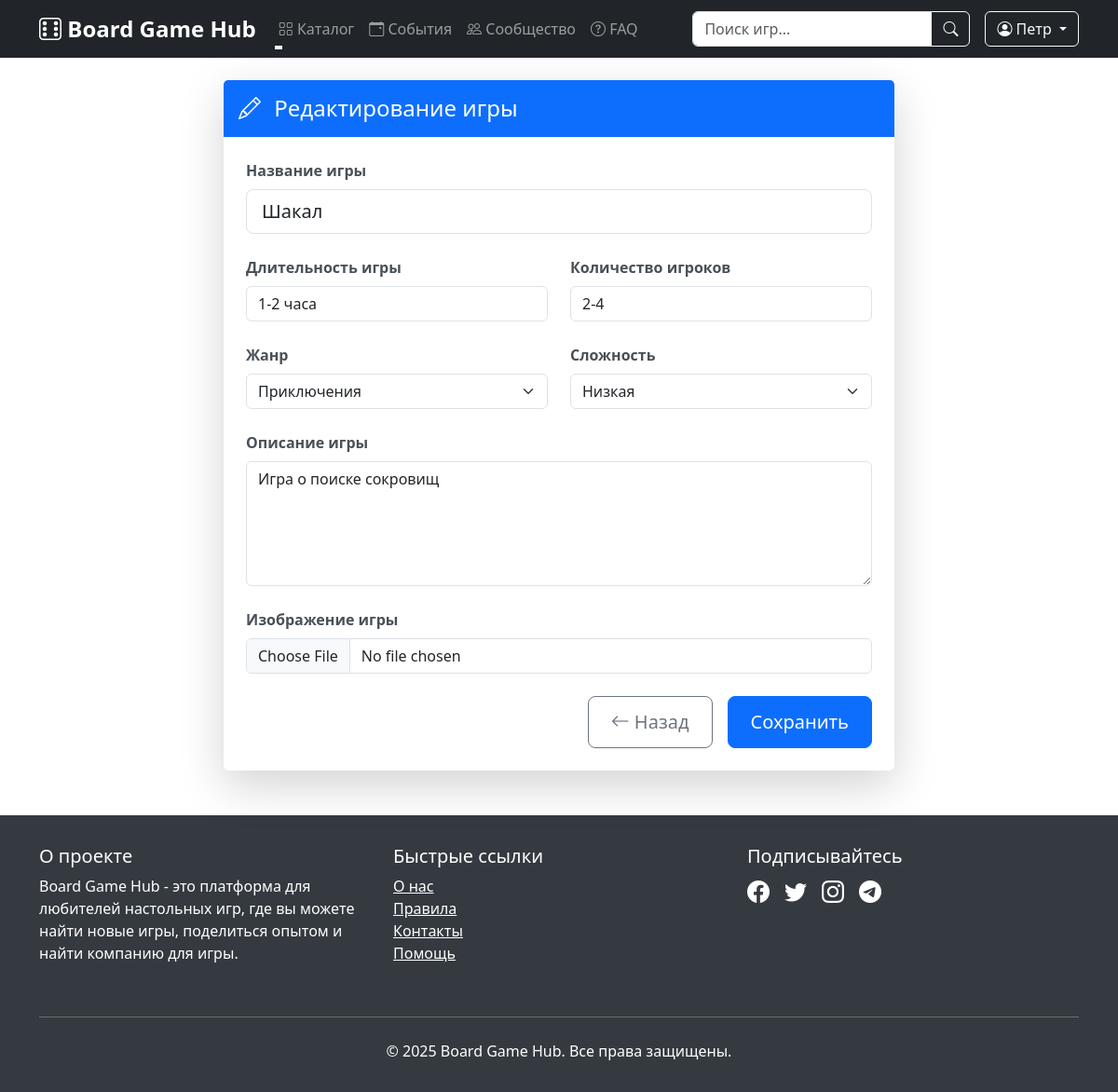
The app's page /games/12 (signed in) with its own data.
### data/users.py (models this page shows, shortened)
class User(SqlAlchemyBase, UserMixin):
    __tablename__ = 'users'
    id = sqlalchemy.Column(sqlalchemy.Integer, primary_key=True, autoincrement=True)
    surname = sqlalchemy.Column(sqlalchemy.String, nullable=True)
    name = sqlalchemy.Column(sqlalchemy.String, nullable=True)
    age = sqlalchemy.Column(sqlalchemy.Integer, nullable=True)
    favorite_genres = sqlalchemy.Column(sqlalchemy.String, nullable=True)
    location = sqlalchemy.Column(sqlalchemy.String, nullable=True)
    email = sqlalchemy.Column(sqlalchemy.String, unique=True, index=True, nullable=True)
    hashed_password = sqlalchemy.Column(sqlalchemy.String, nullable=True)
    added_games = orm.relationship("Game", back_populates="user")
    created_sessions = orm.relationship("GameSession", back_populates="creator")
    reviews = orm.relationship('Review', back_populates='user')

### data/games.py (models this page shows, shortened)
class Game(SqlAlchemyBase):
    __tablename__ = 'games'  # jobs
    id = sqlalchemy.Column(
        sqlalchemy.Integer,
        primary_key=True,
        autoincrement=True
    )
    added_by = sqlalchemy.Column(  # team_leader
        sqlalchemy.Integer,
        sqlalchemy.ForeignKey('users.id'),
        nullable=False
    )
    title = sqlalchemy.Column(sqlalchemy.String, nullable=True)  # job
    duration = sqlalchemy.Column(sqlalchemy.String, nullable=True)  # work_size
    count_of_players = sqlalchemy.Column(sqlalchemy.String, nullable=True)  # collaborators
    genre = sqlalchemy.Column(sqlalchemy.String, nullable=True)
    complexity = sqlalchemy.Column(sqlalchemy.String, nullable=True)
    description = sqlalchemy.Column(sqlalchemy.Text, nullable=True)
    image = sqlalchemy.Column(sqlalchemy.LargeBinary, nullable=True)  # BLOB для хранения изображений
    user = orm.relationship("User", back_populates="added_games")
    sessions = orm.relationship("GameSession", back_populates="game")
    reviews = orm.relationship("Review", back_populates="game")

### main.py (the view, shortened to what this page needs)
@app.route('/games/<int:id>', methods=['GET', 'POST'])
@login_required
def edit_game(id):
    form = GameForm()
    if request.method == "GET":
        db_sess = db_session.create_session()
        game = db_sess.query(Game).filter(Game.id == id,
                                        Game.added_by == current_user.id).first()
        if game:
            form.title.data = game.title
            form.duration.data = game.duration
            form.count_of_players.data = game.count_of_players
            form.genre.data = game.genre
            form.complexity.data = game.complexity
            form.description.data = game.description
        else:
            abort(404)
    return render_template('games.html', title='Редактирование игры', form=form)

### forms/game.py
class GameForm(FlaskForm):
    title = StringField('Название игры', validators=[DataRequired()])
    duration = StringField('Длительность игры', validators=[DataRequired()])
    count_of_players = StringField('Количество игроков', validators=[DataRequired()])
    genre = SelectField('Жанр', choices=[
        ('Стратегия', 'Стратегия'),
        ('Карточные', 'Карточные'),
        ('Партийные', 'Партийные'),
        ('Приключения', 'Приключения'),
        ('Кооператив', 'Кооператив'),
        ('Экономика', 'Экономика'),
        ('Семейные', 'Семейные'),
        ('Логические', 'Логические')
    ], validators=[DataRequired()])
    complexity = SelectField('Сложность', choices=[
        ('Низкая', 'Низкая'),
        ('Средняя', 'Средняя'),
        ('Высокая', 'Высокая')
    ], validators=[DataRequired()])
    description = TextAreaField('Описание игры', validators=[DataRequired()])
    image = FileField('Изображение игры', validators=[
        FileAllowed(['jpg', 'jpeg', 'png'], 'Разрешены только изображения!')
    ])
    submit = SubmitField('Сохранить')

### data/db_session.py (called while the page is built)
def create_session() -> Session:
    global __factory
    return __factory()

### main.py (called while the page is built)
@login_manager.user_loader
def load_user(user_id):
    db_sess = db_session.create_session()
    user = db_sess.get(User, user_id)
    db_sess.close()
    return user

@app.context_processor
def utility_processor():
    def get_unique_genres():
        db_sess = db_session.create_session()
        try:
            genres = db_sess.query(Game.genre).distinct().all()
            return [genre[0] for genre in genres if genre[0]]
        finally:
            db_sess.close()
    return dict(get_unique_genres=get_unique_genres)

### templates/games.html (shortened to what this page needs)
{% extends "base.html" %}
{% block content %}
<div class="container">
    <div class="row justify-content-center">
        <div class="col-md-8">
            <div class="card shadow-lg border-0 rounded-lg">
                <div class="card-header bg-primary text-white py-3">
                    <h2 class="mb-0 fs-4">
                        <i class="bi {% if title == 'Добавление игры' %}bi-plus-circle{% else %}bi-pencil{% endif %} me-2"></i>
                        {{ title }}
                    </h2>
                </div>
                <div class="card-body p-4">
                    <form method="post" class="needs-validation" enctype="multipart/form-data" novalidate>
                        <div class="mb-4">
                            {{ form.title.label(class="form-label fw-bold") }}
                            {{ form.title(class="form-control form-control-lg", placeholder="Введите название игры") }}
                        </div>
                        <div class="row mb-4">
                            <div class="col-md-6">
                                {{ form.duration.label(class="form-label fw-bold") }}
                                {{ form.duration(class="form-control", placeholder="Например: 30-60 минут") }}
                            </div>
                            <div class="col-md-6">
                                {{ form.count_of_players.label(class="form-label fw-bold") }}
                                {{ form.count_of_players(class="form-control", placeholder="Например: 2-4") }}
                            </div>
                        </div>
                        <div class="row mb-4">
                            <div class="col-md-6">
                                {{ form.genre.label(class="form-label fw-bold") }}
                                {{ form.genre(class="form-select") }}
                            </div>
                            <div class="col-md-6">
                                {{ form.complexity.label(class="form-label fw-bold") }}
                                {{ form.complexity(class="form-select") }}
                            </div>
                        </div>
                        <div class="mb-4">
                            {{ form.description.label(class="form-label fw-bold") }}
                            {{ form.description(class="form-control", rows="5", placeholder="Опишите игру...") }}
                        </div>
                        <div class="mb-4">
                            {{ form.image.label(class="form-label fw-bold") }}
                            <div class="input-group">
                                {{ form.image(class="form-control", accept="image/*", onchange="previewImage(event)") }}
                            </div>
                        </div>
                        <div class="d-grid gap-2 d-md-flex justify-content-md-end">
                            <a href="{{ url_for('index') }}" class="btn btn-outline-secondary btn-lg me-md-2">
                                <i class="bi bi-arrow-left"></i> Назад
                            </a>
                            {{ form.submit(class="btn btn-primary btn-lg px-4") }}
                        </div>
                    </form>
                </div>
            </div>
        </div>
    </div>
</div>
{% endblock %}

### templates/base.html (shortened to what this page needs)
<!DOCTYPE html>
<html lang="ru">
<head>
    <link href="https://cdn.jsdelivr.net/npm/bootstrap@5.3.0/dist/css/bootstrap.min.css" rel="stylesheet">
    <link rel="stylesheet" href="https://cdn.jsdelivr.net/npm/bootstrap-icons@1.7.2/font/bootstrap-icons.css">
    <link rel="stylesheet" href="https://cdnjs.cloudflare.com/ajax/libs/font-awesome/6.5.1/css/all.min.css">
</head>
<body>
    <nav class="navbar navbar-expand-lg navbar-dark bg-dark sticky-top">
        <div class="container">
            <a class="navbar-brand" href="{{ url_for('index') }}">
                <i class="bi bi-dice-6"></i> Board Game Hub
            </a>
            <div class="collapse navbar-collapse" id="navbarNav">
                <ul class="navbar-nav me-auto">
                    <li class="nav-item dropdown">
                        <a class="nav-link dropdown-toggle" href="#" role="button" data-bs-toggle="dropdown">
                            <i class="bi bi-grid"></i> Каталог
                        </a>
                    </li>
                    <li class="nav-item">
                        <a class="nav-link" href="{{ url_for('game_sessions') }}">
                            <i class="bi bi-calendar-event"></i> События
                        </a>
                    </li>
                    <li class="nav-item">
                        <a class="nav-link" href="#">
                            <i class="bi bi-people"></i> Сообщество
                        </a>
                    </li>
                    <li class="nav-item">
                        <a class="nav-link" href="#">
                            <i class="bi bi-question-circle"></i> FAQ
                        </a>
                    </li>
                </ul>
                <form class="d-flex me-3" action="{{ url_for('index') }}" method="get">
                    <div class="input-group">
                        <input class="form-control" type="search" name="search" placeholder="Поиск игр..."
                               aria-label="Search" value="{{ request.args.get('search', '') }}">
                        <button class="btn btn-outline-light" type="submit">
                            <i class="bi bi-search"></i>
                        </button>
                    </div>
                </form>
                <div class="d-flex">
                    {% if current_user.is_authenticated %}
                        <div class="dropdown">
                            <button class="btn btn-outline-light dropdown-toggle" type="button" data-bs-toggle="dropdown">
                                <i class="bi bi-person-circle"></i> {{ current_user.name }}
                            </button>
                        </div>
                    {% endif %}
                </div>
            </div>
        </div>
    </nav>
    <div class="container mt-4">
        {% block content %}{% endblock %}
    </div>
    <footer class="footer">
        <div class="container">
            <div class="row">
                <div class="col-md-4 mb-3">
                    <h5>О проекте</h5>
                    <p>Board Game Hub - это платформа для любителей настольных игр, где вы можете найти новые игры,
                       поделиться опытом и найти компанию для игры.</p>
                </div>
                <div class="col-md-4 mb-3">
                    <h5>Быстрые ссылки</h5>
                    <ul class="list-unstyled">
                        <li><a href="#" class="text-white">О нас</a></li>
                        <li><a href="#" class="text-white">Правила</a></li>
                        <li><a href="#" class="text-white">Контакты</a></li>
                        <li><a href="#" class="text-white">Помощь</a></li>
                    </ul>
                </div>
                <div class="col-md-4 mb-3">
                    <h5>Подписывайтесь</h5>
                    <div class="d-flex gap-3 fs-4">
                        <a href="#" class="text-white"><i class="bi bi-facebook"></i></a>
                        <a href="#" class="text-white"><i class="bi bi-twitter"></i></a>
                        <a href="#" class="text-white"><i class="bi bi-instagram"></i></a>
                        <a href="#" class="text-white"><i class="bi bi-telegram"></i></a>
                    </div>
                </div>
            </div>
            <hr class="mt-4 mb-4">
            <div class="text-center">
                <p class="mb-0">© 2025 Board Game Hub. Все права защищены.</p>
            </div>
        </div>
    </footer>
</body>
</html>

### templates/base.html (style rules this page uses)
.navbar-brand { font-size: 1.5rem; font-weight: bold; }
.card { transition: transform 0.2s; box-shadow: 0 4px 6px rgba(0, 0, 0, 0.1); }
.footer { background-color: #343a40; color: white; padding: 2rem 0; margin-top: 3rem; }
.nav-link { position: relative; }
.nav-link:after { content: ''; position: absolute; width: 0; height: 2px; background: #fff; left: 0; bottom: -2px; transition: width 0.3s; }

### templates/games.html (style rules this page uses)
.card { transition: all 0.3s ease; }
.btn-lg { padding: 0.75rem 1.5rem; }
.card-header { border-bottom: none; }
.form-label { color: #495057; }

### records on screen
User: name "Петр"
Game: title "Шакал", duration "1-2 часа", count_of_players "2-4", genre "Приключения", complexity "Низкая", description "Игра о поиске сокровищ"

### other values on screen
{{ title }} "Редактирование игры"
